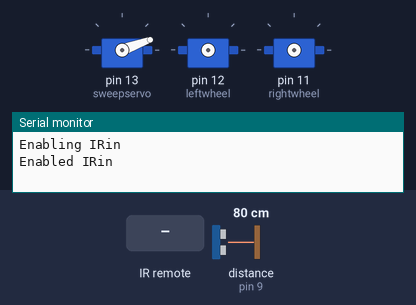
Simulated run of this sketch. Board: Arduino Uno, built with avr-gcc and run on an emulated ATmega328P. On the bench: 3 × servo, the last lines printed to the serial monitor. Wiring (inferred from the names in the program): ultrasonic range finder: trigger pin 10; echo pin 9. The test bench sets the inputs (shaded band); at power-on: distance to the obstacle (sensor on pin 9) 80 cm. The echo pulse lasts 58.3 µs per cm.

Above: at 1.2 s.
1.3 s: distance to the obstacle (sensor on pin 9) set to 5 cm
At 2.6 s:
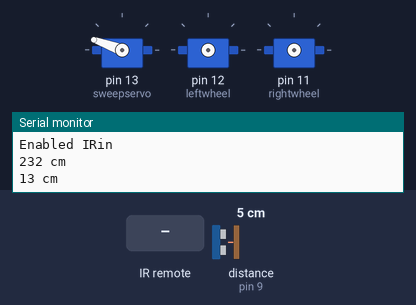
5.1 s: distance to the obstacle (sensor on pin 9) set to 2 cm
At 6.2 s:
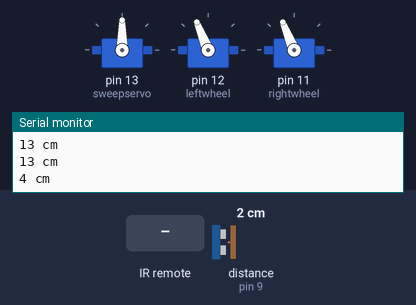
8.6 s: infrared code 0xA90 received
At 10.2 s:
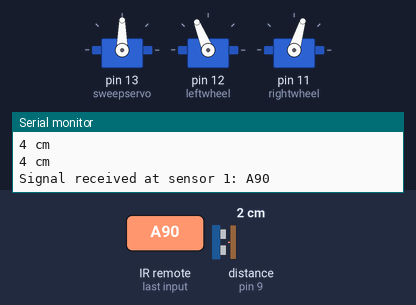
Timing chart, 0 to 11.7 s (numbered marks = the images above; inputs shaded):
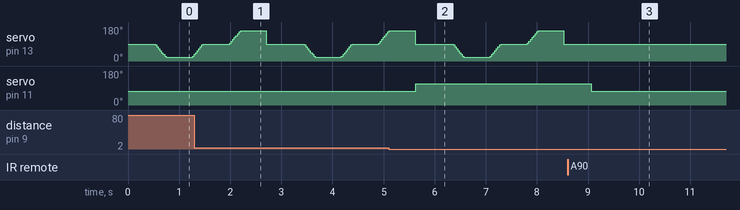

Measured:
- the behaviour switches between 4 and 3 cm on distance to the obstacle (sensor on pin 9) (found by bisection; images 1 and 2)
- after the input at 5.1 s, servo on pin 11 (rightwheel): 73° → 112° after 0.53 s
- after the input at 8.6 s, servo on pin 13 (sweepservo): stops changing and stays 90°; servo on pin 11 (rightwheel): 112° → 73° after 0.46 s

The sketch:

Ant_Colony_Particle_Swarm_Optimization.ino
```cpp
#include<Servo.h>
#include <IRremote.h>
#define trigPin 10
#define echoPin 9

Servo sweepservo;
Servo rightwheel;
Servo leftwheel;

int pos,distance;
int RECV_PIN1 = 4;
int RECV_PIN2 = 5;
int RECV_PIN3 = 6;
int RECV_PIN4 = 7;

IRsend irsend;
IRrecv irrecv1(RECV_PIN1);
IRrecv irrecv2(RECV_PIN2);
IRrecv irrecv3(RECV_PIN3);
IRrecv irrecv4(RECV_PIN4);

decode_results results1;
decode_results results2;
decode_results results3;
decode_results results4;

void setup()
{
  Serial.begin (9600);
  pinMode(trigPin, OUTPUT);
  pinMode(echoPin, INPUT);
  sweepservo.attach(13);
  Serial.println("Enabling IRin");
  irrecv1.enableIRIn(); // Start the receiver
  irrecv2.enableIRIn(); // Start the receiver
  irrecv3.enableIRIn(); // Start the receiver
  irrecv4.enableIRIn(); // Start the receiver
  Serial.println("Enabled IRin");
}

void loop()
{
  long leftarea,centrearea,rightarea;

 if (irrecv1.decode(&results1))
  {
    if (results1.value==0xa90)
    {
      Serial.print("Signal received at sensor 1: ");
      Serial.println(results1.value, HEX);
      centralizescanner();
      obstacle();
      while (distance>=4)
      {
        forward();
        delay (500);
        obstacle();
      }
      while (distance<4)
      {
        irsend.sendSony(0xa90, 12);
        Serial.println("Broadcasting Signal");
        delay(40);
      }
      irrecv1.resume();
    }
  }
 if (irrecv2.decode(&results2))
  {
    if (results2.value==0xa90)
    {
      turnright();
      delay (250);
      turnright();
      Serial.print("Signal received at sensor 2: ");
      Serial.println(results2.value, HEX);
      centralizescanner();
      obstacle();
      while (distance>=4)
      {
        forward();
        delay (300);
        obstacle();
      }
      while (distance<4)
      {
        irsend.sendSony(0xa90, 12);
        Serial.println("Broadcasting Signal");
        delay(40);
      }
      irrecv2.resume();
    }
  }
 if (irrecv3.decode(&results3))
  {
    if (results3.value==0xa90)
    {
      uturn();
      delay (700);
      Serial.print("Signal received at sensor 3: ");
      Serial.println(results3.value, HEX);
      centralizescanner();
      obstacle();
      while (distance>=4)
      {
        forward();
        delay (500);
        obstacle();
      }
      while (distance<4)
      {
        irsend.sendSony(0xa90, 12);
        Serial.println("Broadcasting Signal");
        delay(40);
      }
      irrecv3.resume();
    }
  }
 if (irrecv4.decode(&results4))
  {
    if (results4.value==0xa90)
    {
      turnleft();
      delay (500);
      turnleft();
      Serial.print("Signal received at sensor 4: ");
      Serial.println(results4.value, HEX);
      centralizescanner();
      obstacle();
      while (distance>=4)
      {
        forward();
        delay (500);
        obstacle();
      }
      while (distance<4)
      {
        irsend.sendSony(0xa90, 12);
        Serial.println("Broadcasting Signal");
        delay(40);
      }
      irrecv4.resume();
    }
  }
  centralizescanner();
  delay(500);
  lookright();
  delay (500);
  obstacle();
  rightarea=distance;
  Serial.print(distance);
  Serial.println(" cm");
  align();
  delay (500);
  obstacle();
  centrearea=distance;
  Serial.print(distance);
  Serial.println(" cm");
  lookleft();
  delay (500);
  obstacle();
  leftarea=distance;
  Serial.print(distance);
  Serial.println(" cm");
    if ((leftarea<10) && (rightarea<10))
    {
      if (centrearea<10)
      {
        centralizescanner();
        uturn();
      }
      else if (centrearea>=10)
      {
        centralizescanner();
        forward();
      }
    }
    else if (leftarea<10 && (rightarea>10))
    {
      centralizescanner();
      turnright();
    }
    else if (rightarea<10 && (leftarea>10))
    {
      centralizescanner();
      turnleft();
    }
    else if (centrearea<10)
    {
      if (leftarea>=10)
      {
        centralizescanner();
        turnleft();
      }
      else if (rightarea>=10)
      {
        centralizescanner();
        turnright();
      }
      else if ((leftarea<10) && (rightarea<10))
      {
        centralizescanner();
        uturn();
      }
    }
   else
    {
      centralizescanner();
      forward();
    }
}
void obstacle()
{
  long duration;
  digitalWrite(trigPin, LOW);
  delayMicroseconds(2);
  digitalWrite(trigPin, HIGH);
  delayMicroseconds(10);
  digitalWrite(trigPin, LOW);
  duration = pulseIn(echoPin, HIGH);
  distance = (duration) / 20;
}
void centralizescanner()
{
  pos=90;
  sweepservo.write(pos);              // tell servo to go to position in variable 'pos'
  delay(15);                       // waits 15ms for the servo to reach the position
}
void align()
{
  for (pos = 20; pos <= 90; pos +=5 )
  {
    sweepservo.write(pos);
    delay(15);
  }
}
void lookright()
{
  for (pos = 90; pos >= 20; pos -= 5)
  {
    sweepservo.write(pos);
    delay(15);
  }
}
void lookleft()
{
  for (pos = 90; pos <= 160; pos += 5)
  {
    sweepservo.write(pos);
    delay(15);
  }
}
void forward()
{
  leftwheel.attach(12);
  rightwheel.attach(11);
  leftwheel.writeMicroseconds(1700);
  rightwheel.writeMicroseconds(1300);
  delay(200);
  leftwheel.detach();
  rightwheel.detach();
}
void turnright()
{
  leftwheel.attach(12);
  rightwheel.attach(11);
  leftwheel.writeMicroseconds(1700);
  rightwheel.writeMicroseconds(1700);
  delay(200);
  leftwheel.detach();
  rightwheel.detach();
}
void turnleft()
{
  leftwheel.attach(12);
  rightwheel.attach(11);
  leftwheel.writeMicroseconds(1300);
  rightwheel.writeMicroseconds(1300);
  delay(300);
  leftwheel.detach();
  rightwheel.detach();
}
void uturn()
{
  leftwheel.attach(12);
  rightwheel.attach(11);
  leftwheel.writeMicroseconds(1700);
  rightwheel.writeMicroseconds(1700);
  delay(500);
  leftwheel.detach();
  rightwheel.detach();
}
```
